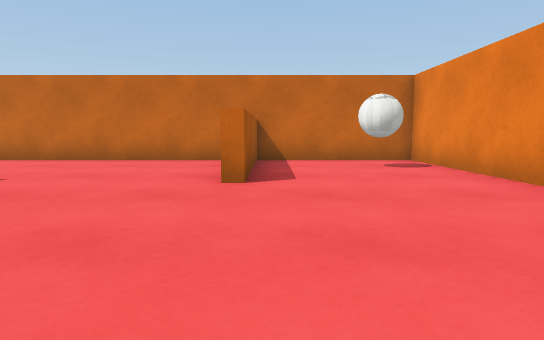
[1] (above)

17 first-person views from a walk through a Unity game level. The camera is 0.64 m above the floor, tilts 6° down and sees 75° across. The floor is counted in squares, 1 m on a side. Each view is taken from the middle of a square. On the plan, view 1 faces up. The plan holds only what a view shows up to about 10 squares ahead; the rest is blank. Surface patterns are stand-ins for the level's own textures.

[2]
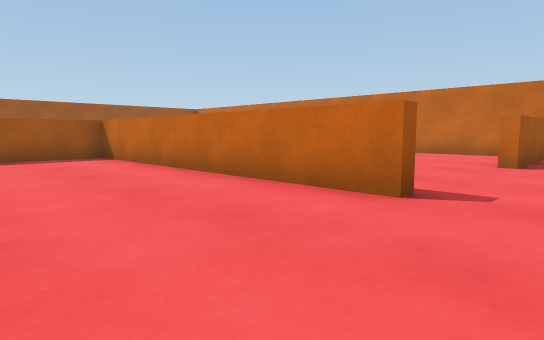

[3]
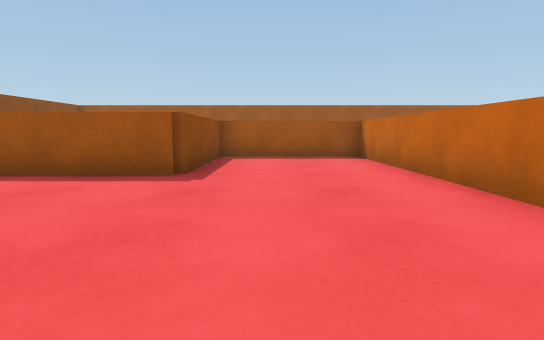

[4]
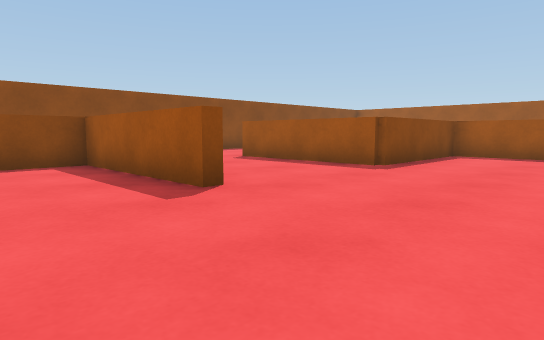

[5]
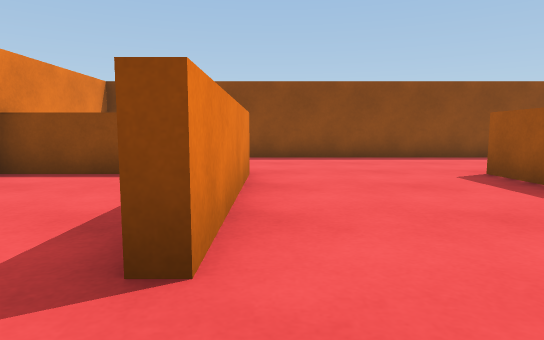

[6]
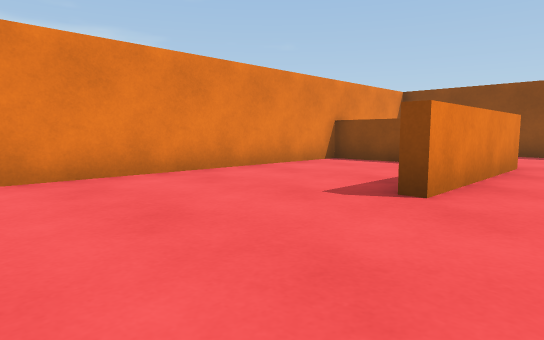

[7]
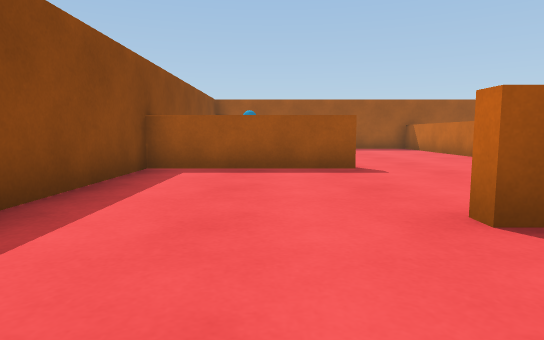

[8]
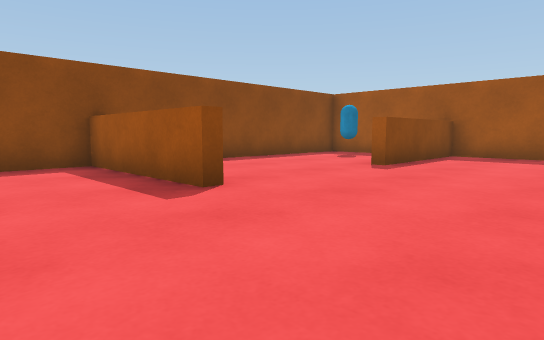

[9]
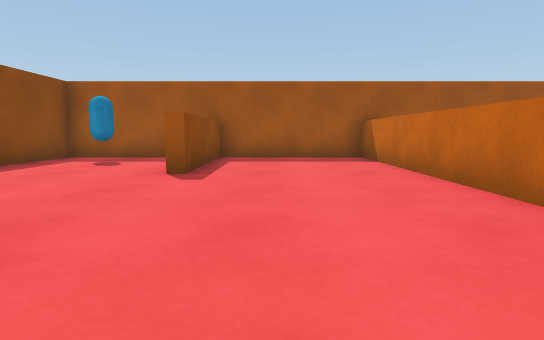

[10]
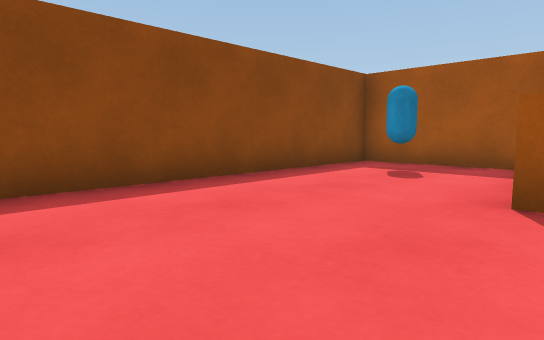

[11]
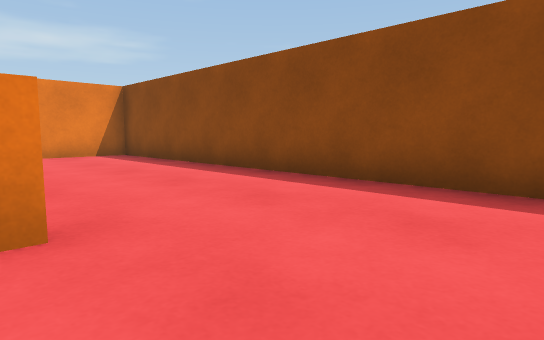

[12]
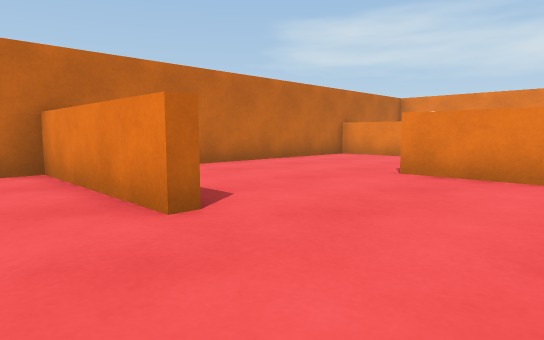

[13]
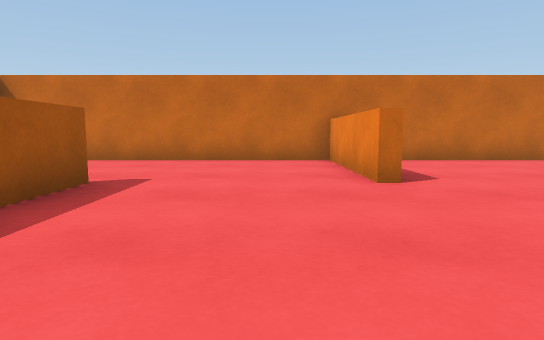

[14]
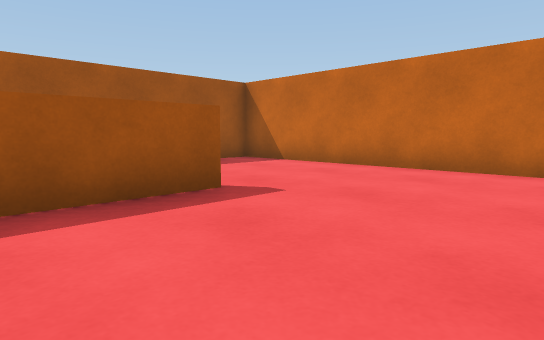

[15]
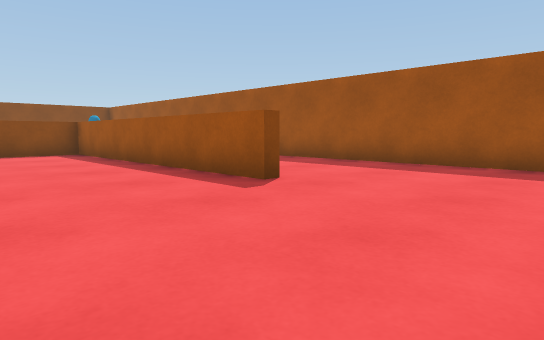

[16]
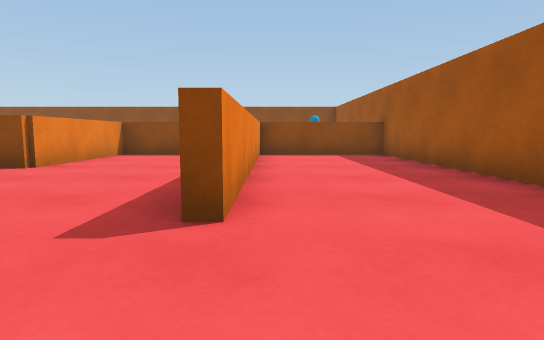

[17]
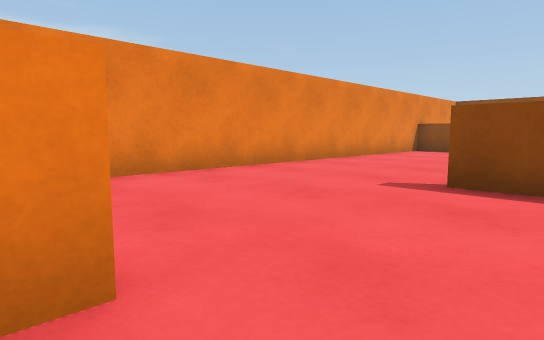

### Floor plan
Points are (right, up) in squares from view 1. A wall is a line through its corners. A room is listed if a view was taken in it or the views show most of it. See-through windows are left out.
Room 1 (views 1, 2, 3, 4, 5, 6, 7, 8, 9, 10, 11, 12, 13, 14, 15, 16, 17)
walls: (-8.6, -3.1) (-8.6, 0.6) (-8, 0.6); (-10, -3.6) (-16.3, -3.6) (-16.3, -11.2) (3.2, -11.2) (3.2, 8.3) (-0.4, 8.3); (-4.6, 2.6) (-4.6, 4.5); (-12, -3.5) (-10.5, -3.5); (-8.2, 4.5) (-8.6, 4.5) (-8.6, 8.3) (-16.3, 8.3) (-16.3, -3); (-1.5, 0.6) (-0.5, 0.6) (-0.5, 0.3) (-8.4, 0.3) (-8.4, -3.5) (-4.4, -3.5) (-4.4, -7.5) (-4.8, -7.5); (-12.7, -2.9) (-12.7, 4.5) (-12.3, 4.5) (-12.3, -2.9); (-8.8, -7.5) (-8.4, -7.5) (-8.4, -11.2); (-0.7, -7.9) (-0.7, -3.5) (-0.4, -3.5) (-0.4, -7.5) (3.2, -7.5); (-1.1, 8.3) (-7, 8.3); (-0.4, 8) (-0.4, 4.5) (-0.7, 4.5) (-0.7, 7); (-16.2, -7.5) (-12.3, -7.5) (-12.3, -7.8)
objects: capsule (-15, -10); ball (2, 6) to (2, 7)

Where each view was taken, in squares from view 1:
view 1: 0 up, 0 right, facing up
view 2: 3 down, 1 right, facing up-left
view 3: 2 down, 1 right, facing left
view 4: 0 up, 2 right, facing down-left
view 5: 2 down, 1 left, facing down
view 6: 0 up, 2 left, facing down-right
view 7: 9 down, 2 left, facing left
view 8: 4 down, 6 left, facing down-left
view 9: 6 down, 7 left, facing left
view 10: 7 down, 9 left, facing down-left
view 11: 7 down, 7 left, facing down-right
view 12: 2 up, 10 left, facing up-right
view 13: 0 up, 10 left, facing up
view 14: 2 up, 9 left, facing up-left
view 15: 8 up, 9 left, facing down-left
view 16: 7 up, 13 left, facing down
view 17: 5 up, 2 left, facing down-right
